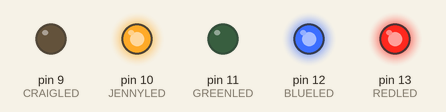
Bench run of a sketch on a simulated Arduino Uno, built with avr-gcc and run on an emulated ATmega328P. On the bench: output pins drawn as LEDs (lit = HIGH).

Above: at 0.3 s.
At 0.6 s:
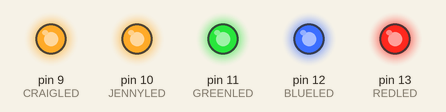
At 1.7 s:
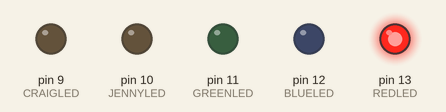
At 3.0 s:
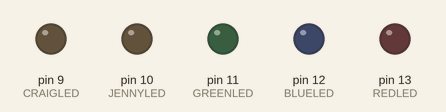
Timing chart, 0 to 3.7 s (numbered marks = the images above):
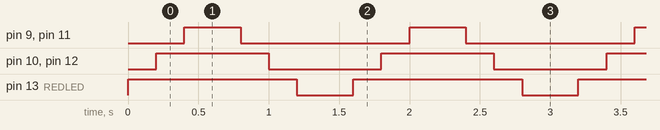

Measured:
- by itself, pin 9 (CRAIGLED), pin 11 (GREENLED): alternates HIGH for 0.40 s and LOW for 1.2 s
- by itself, pin 10 (JENNYLED), pin 12 (BLUELED): alternates HIGH for 0.80 s and LOW for 0.80 s
- by itself, pin 13 (REDLED): alternates HIGH for 1.2 s and LOW for 0.40 s

The sketch:

light_sequence.ino
```cpp
int REDLED = 13;
int BLUELED = 12;
int GREENLED = 11;
int JENNYLED = 10;
int CRAIGLED = 9;

int wait = 200;

void setup() {

  pinMode(REDLED, OUTPUT);
  pinMode(BLUELED, OUTPUT);
  pinMode(GREENLED, OUTPUT);
  pinMode(JENNYLED, OUTPUT);
  pinMode(CRAIGLED, OUTPUT);
}

void loop() {

  digitalWrite(REDLED, HIGH);
  delay(wait);

  digitalWrite(JENNYLED, HIGH);
  digitalWrite(BLUELED, HIGH);
  delay(wait);


  digitalWrite(GREENLED, HIGH);
  digitalWrite(CRAIGLED, HIGH);
  delay(wait * 2);


  digitalWrite(GREENLED, LOW);
  digitalWrite(CRAIGLED, LOW);
  delay(wait);


  digitalWrite(JENNYLED, LOW);
  digitalWrite(BLUELED, LOW);
  delay(wait);

  digitalWrite(REDLED, LOW);

  delay(wait * 2);


}
```
